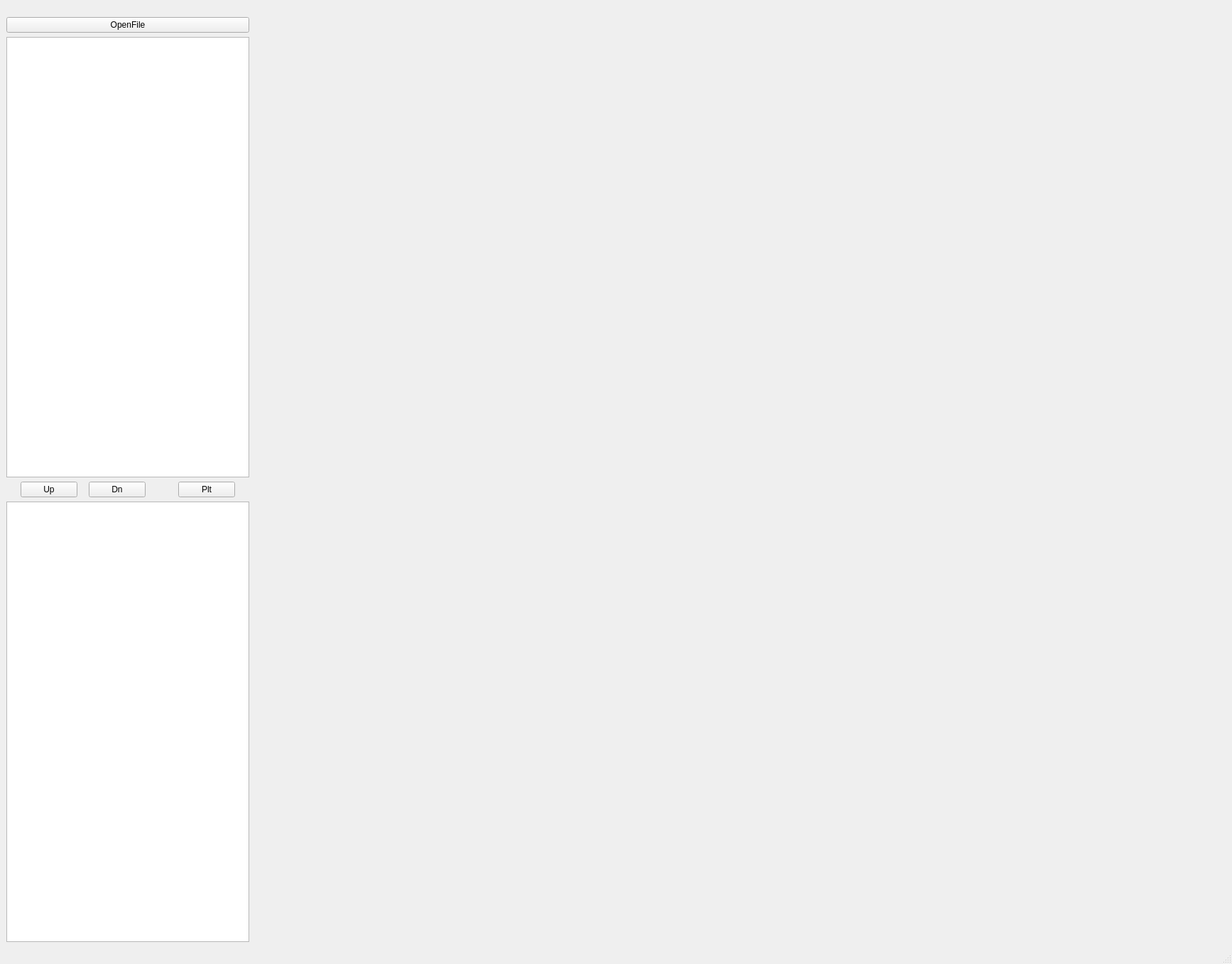
<?xml version="1.0" encoding="UTF-8"?>
<ui version="4.0">
 <class>MainWindow</class>
 <widget class="QMainWindow" name="MainWindow">
  <property name="windowModality">
   <enum>Qt::NonModal</enum>
  </property>
  <property name="geometry">
   <rect>
    <x>0</x>
    <y>0</y>
    <width>1735</width>
    <height>1357</height>
   </rect>
  </property>
  <property name="sizePolicy">
   <sizepolicy hsizetype="Expanding" vsizetype="Expanding">
    <horstretch>0</horstretch>
    <verstretch>0</verstretch>
   </sizepolicy>
  </property>
  <property name="minimumSize">
   <size>
    <width>0</width>
    <height>0</height>
   </size>
  </property>
  <property name="windowTitle">
   <string>MainWindow</string>
  </property>
  <widget class="QWidget" name="centralwidget">
   <property name="sizePolicy">
    <sizepolicy hsizetype="Expanding" vsizetype="Expanding">
     <horstretch>0</horstretch>
     <verstretch>0</verstretch>
    </sizepolicy>
   </property>
   <layout class="QGridLayout" name="gridLayout">
    <item row="0" column="0">
     <layout class="QHBoxLayout" name="horizontalLayout">
      <item>
       <layout class="QVBoxLayout" name="verticalLayout">
        <item>
         <spacer name="verticalSpacer">
          <property name="orientation">
           <enum>Qt::Vertical</enum>
          </property>
          <property name="sizeType">
           <enum>QSizePolicy::Fixed</enum>
          </property>
          <property name="sizeHint" stdset="0">
           <size>
            <width>10</width>
            <height>15</height>
           </size>
          </property>
         </spacer>
        </item>
        <item>
         <widget class="QPushButton" name="pushButton_OpenFile">
          <property name="minimumSize">
           <size>
            <width>20</width>
            <height>0</height>
           </size>
          </property>
          <property name="text">
           <string>OpenFile</string>
          </property>
         </widget>
        </item>
        <item>
         <widget class="QListWidget" name="listWidget_Columns">
          <property name="selectionMode">
           <enum>QAbstractItemView::MultiSelection</enum>
          </property>
         </widget>
        </item>
        <item>
         <layout class="QHBoxLayout" name="horizontalLayout_2">
          <item>
           <spacer name="horizontalSpacer_LeftLeft">
            <property name="orientation">
             <enum>Qt::Horizontal</enum>
            </property>
            <property name="sizeHint" stdset="0">
             <size>
              <width>20</width>
              <height>20</height>
             </size>
            </property>
           </spacer>
          </item>
          <item>
           <widget class="QPushButton" name="pushButton_Up">
            <property name="minimumSize">
             <size>
              <width>10</width>
              <height>10</height>
             </size>
            </property>
            <property name="baseSize">
             <size>
              <width>0</width>
              <height>0</height>
             </size>
            </property>
            <property name="text">
             <string>Up</string>
            </property>
           </widget>
          </item>
          <item>
           <spacer name="horizontalSpacer_Left">
            <property name="orientation">
             <enum>Qt::Horizontal</enum>
            </property>
            <property name="sizeHint" stdset="0">
             <size>
              <width>10</width>
              <height>20</height>
             </size>
            </property>
           </spacer>
          </item>
          <item>
           <widget class="QPushButton" name="pushButton_Down">
            <property name="minimumSize">
             <size>
              <width>10</width>
              <height>0</height>
             </size>
            </property>
            <property name="text">
             <string>Dn</string>
            </property>
           </widget>
          </item>
          <item>
           <spacer name="horizontalSpacer_Rigt">
            <property name="orientation">
             <enum>Qt::Horizontal</enum>
            </property>
            <property name="sizeHint" stdset="0">
             <size>
              <width>40</width>
              <height>20</height>
             </size>
            </property>
           </spacer>
          </item>
          <item>
           <widget class="QPushButton" name="pushButton_Plt">
            <property name="minimumSize">
             <size>
              <width>10</width>
              <height>0</height>
             </size>
            </property>
            <property name="text">
             <string>Plt</string>
            </property>
           </widget>
          </item>
          <item>
           <spacer name="horizontalSpacer_RightRight">
            <property name="orientation">
             <enum>Qt::Horizontal</enum>
            </property>
            <property name="sizeHint" stdset="0">
             <size>
              <width>20</width>
              <height>20</height>
             </size>
            </property>
           </spacer>
          </item>
         </layout>
        </item>
        <item>
         <widget class="QTableWidget" name="table"/>
        </item>
       </layout>
      </item>
      <item>
       <widget class="MplWidget" name="MplWidget" native="true">
        <property name="sizePolicy">
         <sizepolicy hsizetype="Expanding" vsizetype="Expanding">
          <horstretch>1</horstretch>
          <verstretch>1</verstretch>
         </sizepolicy>
        </property>
        <property name="minimumSize">
         <size>
          <width>200</width>
          <height>100</height>
         </size>
        </property>
       </widget>
      </item>
     </layout>
    </item>
   </layout>
  </widget>
  <widget class="QMenuBar" name="menubar">
   <property name="geometry">
    <rect>
     <x>0</x>
     <y>0</y>
     <width>1735</width>
     <height>26</height>
    </rect>
   </property>
  </widget>
  <widget class="QStatusBar" name="statusbar"/>
 </widget>
 <customwidgets>
  <customwidget>
   <class>MplWidget</class>
   <extends>QWidget</extends>
   <header>mplwidget.h</header>
   <container>1</container>
  </customwidget>
 </customwidgets>
 <resources/>
 <connections/>
</ui>
